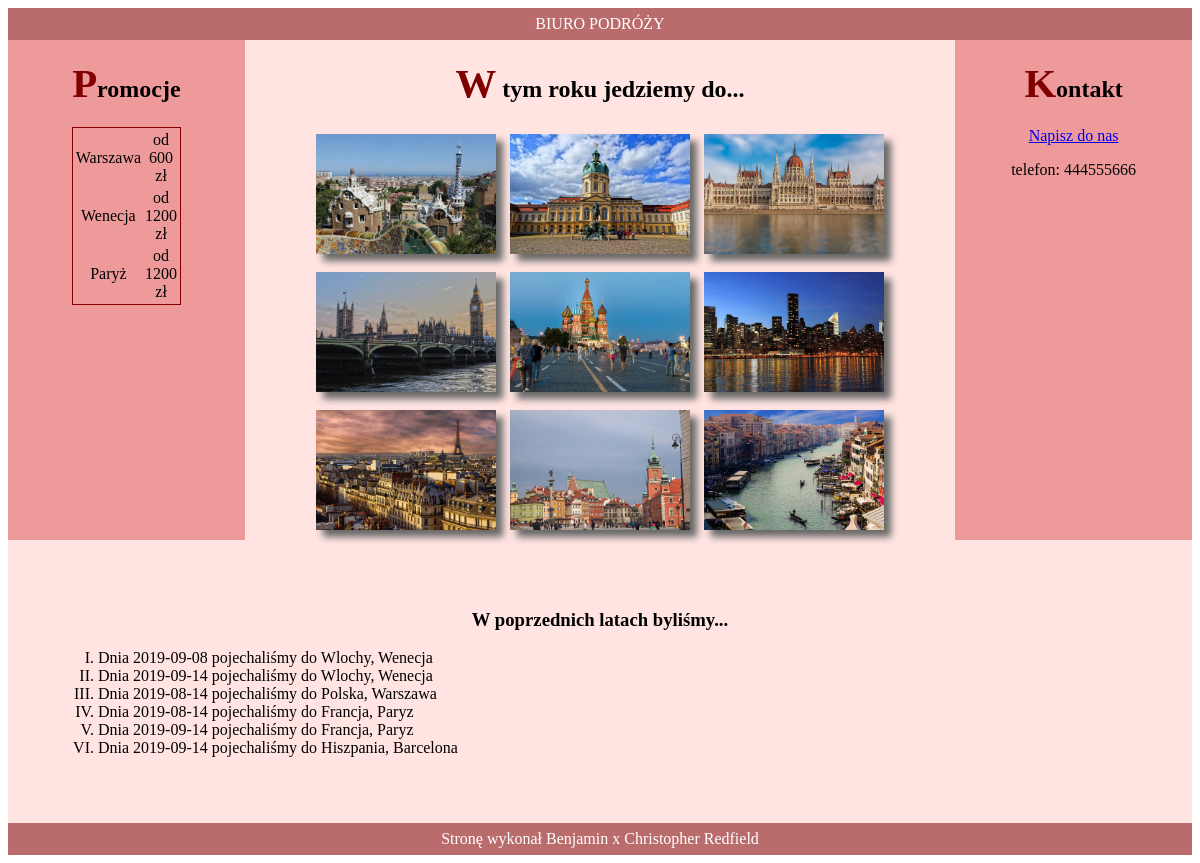
Screenshot of /03_10_2025/biuro.php with the database file from the repository.
### tables this page shows
CREATE TABLE `zdjecia` (
  `id` int(10) UNSIGNED NOT NULL,
  `nazwaPliku` text,
  `podpis` text
);

CREATE TABLE `wycieczki` (
  `id` int(10) UNSIGNED NOT NULL,
  `zdjecia_id` int(10) UNSIGNED NOT NULL,
  `dataWyjazdu` date DEFAULT NULL,
  `cel` text,
  `cena` double DEFAULT NULL,
  `dostepna` tinyint(1) DEFAULT NULL
);

### 03_10_2025/biuro.php (the view, shortened to what this page needs)
<!DOCTYPE html>
<html lang="pl-PL">
<head>
    <link rel="stylesheet" href="styl9.css">
</head>
<body>
    <header>
        BIURO PODRÓŻY
    </header>
    <aside id="lewy">
        <h2>Promocje</h2>
        <table>
            <tr>
                <td>Warszawa</td><td>od 600 zł</td>
            </tr>
            <tr>
                <td>Wenecja</td><td>od 1200 zł</td>
            </tr>
            <tr>
                <td>Paryż</td><td>od 1200 zł</td>
            </tr>
        </table>
    </aside>
    <main>
        <h2>W tym roku jedziemy do...</h2>
        <?php
            $pol = mysqli_connect('localhost','root','','podroze');
            $zap1 = mysqli_query($pol,'SELECT nazwaPliku,podpis from zdjecia ORDER BY podpis ASC');
            while ($dane=mysqli_fetch_row($zap1)) {
                echo "<img src='$dane[0]' title='$dane[1]'>";
            };
        ?>
    </main>
    <aside id="prawy">
        <h2>Kontakt</h2>
        <a href="mailto:biuro@wycieczki.pl">Napisz do nas</a>
        <p>telefon: 444555666</p>
    </aside>
    <section>
        <h3>W poprzednich latach byliśmy...</h3>
        <ol>
            <?php
                $pol = mysqli_connect('localhost','root','','podroze');
                $zap2 = mysqli_query($pol,'SELECT cel,dataWyjazdu FROM wycieczki WHERE dostepna = 1');
                while ($dane=mysqli_fetch_row($zap2)) {
                echo "<li>Dnia $dane[1] pojechaliśmy do $dane[0]</li>";
            };
            ?>
        </ol>
    </section>
    <footer>
            Stronę wykonał Benjamin x Christopher Redfield
    </footer>
</body>
</html>

### 03_10_2025/styl9.css (style rules this page uses)
* { font-family: Georgia; text-align: center; }
header,footer { background-color: #BA6B6C; color:white; padding:7px; clear:both; }
#lewy,#prawy { background-color: #EF9A9A; width: 20%; height:500px; float:left; }
main { background-color: mistyrose; width:60%; height:500px; float:left; }
section { background-color: mistyrose; padding:50px; clear:both; }
ol { list-style: upper-roman; }
li { text-align: left; }
h2::first-letter { font-size: 170%; color:maroon; }
table { margin: auto; width:80px; border: 1px solid maroon; }
img { height:120px; margin:7px; box-shadow: 7px 7px 7px dimgray; }

### rows the page displays
zdjecia: nazwaPliku (picture)
zdjecia: nazwaPliku (picture)
zdjecia: nazwaPliku (picture)
zdjecia: nazwaPliku (picture)
zdjecia: nazwaPliku (picture)
zdjecia: nazwaPliku (picture)
zdjecia: nazwaPliku (picture)
zdjecia: nazwaPliku (picture)
zdjecia: nazwaPliku (picture)
wycieczki: dataWyjazdu "2019-09-08", cel "Wlochy, Wenecja"
wycieczki: dataWyjazdu "2019-09-14", cel "Wlochy, Wenecja"
wycieczki: dataWyjazdu "2019-08-14", cel "Polska, Warszawa"
wycieczki: dataWyjazdu "2019-08-14", cel "Francja, Paryz"
wycieczki: dataWyjazdu "2019-09-14", cel "Francja, Paryz"
wycieczki: dataWyjazdu "2019-09-14", cel "Hiszpania, Barcelona"
